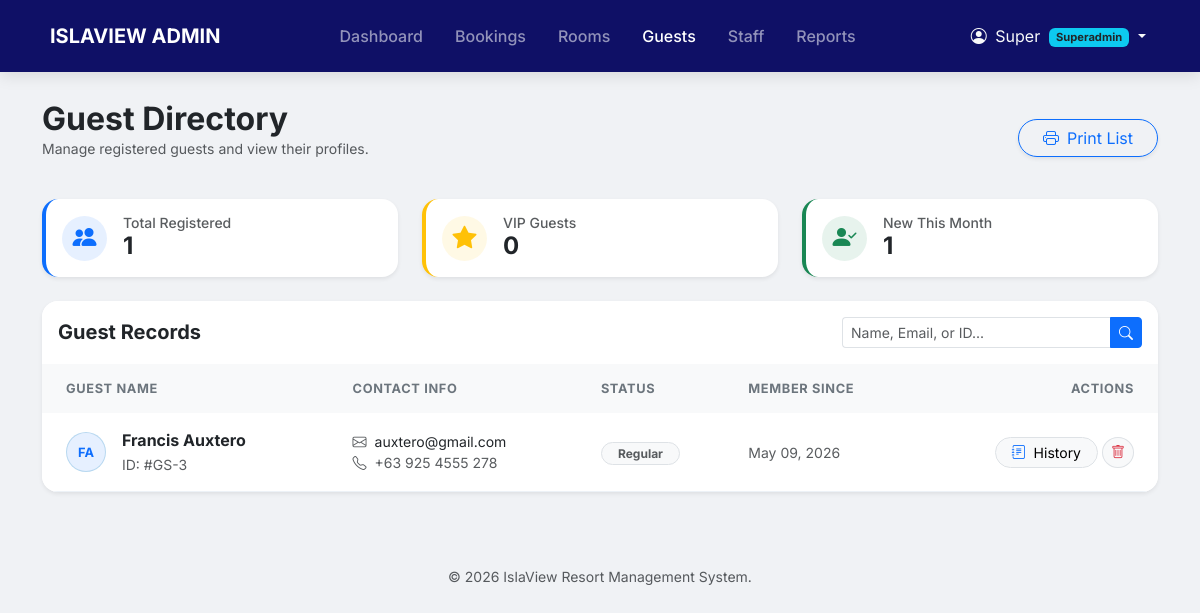
/admin/guests.php (signed in), run on the app's committed database.
### tables this page shows
CREATE TABLE `guests` (
  `guest_id` int(10) UNSIGNED NOT NULL,
  `user_id` int(10) UNSIGNED DEFAULT NULL,
  `first_name` varchar(80) NOT NULL,
  `last_name` varchar(80) NOT NULL,
  `email` varchar(191) DEFAULT NULL,
  `phone` varchar(20) DEFAULT NULL,
  `address` text DEFAULT NULL,
  `id_type` varchar(50) DEFAULT NULL,
  `id_number` varchar(100) DEFAULT NULL,
  `nationality` varchar(80) DEFAULT NULL,
  `date_of_birth` date DEFAULT NULL,
  `special_requests` text DEFAULT NULL,
  `notes` text DEFAULT NULL,
  `is_vip` tinyint(1) NOT NULL DEFAULT 0,
  `created_at` datetime NOT NULL DEFAULT current_timestamp()
);

CREATE TABLE `users` (
  `user_id` int(10) UNSIGNED NOT NULL,
  `role_id` tinyint(3) UNSIGNED NOT NULL,
  `first_name` varchar(80) NOT NULL,
  `last_name` varchar(80) NOT NULL,
  `email` varchar(191) NOT NULL,
  `phone` varchar(20) DEFAULT NULL,
  `password_hash` varchar(255) NOT NULL,
  `avatar_url` varchar(500) DEFAULT NULL,
  `is_active` tinyint(1) NOT NULL DEFAULT 1,
  `email_verified` tinyint(1) NOT NULL DEFAULT 0,
  `created_at` datetime NOT NULL DEFAULT current_timestamp(),
  `updated_at` datetime NOT NULL DEFAULT current_timestamp() ON UPDATE current_timestamp()
);

### admin/guests.php (the view, shortened to what this page needs)
<?php include 'components/header.php'; ?>
<?php include 'components/navbar.php'; ?>
<div class="container main-container">
    <div class="d-flex justify-content-between align-items-center mb-4">
        <div>
            <h2 class="fw-bold text-dark m-0">Guest Directory</h2>
            <p class="text-muted small">Manage registered guests and view their profiles.</p>
        </div>
        <div class="d-flex gap-2">
            <button class="btn btn-outline-primary rounded-pill px-4 shadow-sm" onclick="window.print()">
                <i class="bi bi-printer me-2"></i>Print List
            </button>
        </div>
    </div>
    <div class="row g-4 mb-4">
        <div class="col-md-4">
            <div class="card border-0 shadow-sm rounded-4 p-3 bg-white border-start border-primary border-4">
                <div class="d-flex align-items-center">
                    <div class="icon-box bg-primary bg-opacity-10 text-primary me-3 d-flex align-items-center justify-content-center rounded-circle" style="width: 45px; height: 45px;">
                        <i class="bi bi-people-fill"></i>
                    </div>
                    <div>
                        <h6 class="text-muted small mb-0">Total Registered</h6>
                        <?php
                            $total_g = $conn->query("SELECT COUNT(*) as total FROM users WHERE role_id = 4")->fetch_assoc();
                            echo "<h4 class='fw-bold mb-0'>".$total_g['total']."</h4>";
                        ?>
                    </div>
                </div>
            </div>
        </div>
        <div class="col-md-4">
            <div class="card border-0 shadow-sm rounded-4 p-3 bg-white border-start border-warning border-4">
                <div class="d-flex align-items-center">
                    <div class="icon-box bg-warning bg-opacity-10 text-warning me-3 d-flex align-items-center justify-content-center rounded-circle" style="width: 45px; height: 45px;">
                        <i class="bi bi-star-fill"></i>
                    </div>
                    <div>
                        <h6 class="text-muted small mb-0">VIP Guests</h6>
                        <?php
                            $vip_g = $conn->query("SELECT COUNT(*) as total FROM guests WHERE is_vip = 1")->fetch_assoc();
                            echo "<h4 class='fw-bold mb-0'>".$vip_g['total']."</h4>";
                        ?>
                    </div>
                </div>
            </div>
        </div>
        <div class="col-md-4">
            <div class="card border-0 shadow-sm rounded-4 p-3 bg-white border-start border-success border-4">
                <div class="d-flex align-items-center">
                    <div class="icon-box bg-success bg-opacity-10 text-success me-3 d-flex align-items-center justify-content-center rounded-circle" style="width: 45px; height: 45px;">
                        <i class="bi bi-person-check-fill"></i>
                    </div>
                    <div>
                        <h6 class="text-muted small mb-0">New This Month</h6>
                        <?php
                            $curr_month = date('m');
                            $curr_year = date('Y');
                            $month_g = $conn->query("SELECT COUNT(*) as total FROM users WHERE role_id = 4 AND MONTH(created_at) = '$curr_month' AND YEAR(created_at) = '$curr_year'")->fetch_assoc();
                            echo "<h4 class='fw-bold mb-0'>".$month_g['total']."</h4>";
                        ?>
                    </div>
                </div>
            </div>
        </div>
    </div>
    <div class="card table-card shadow-sm border-0 rounded-4 overflow-hidden">
        <div class="card-header bg-white py-3 border-0">
            <div class="row align-items-center">
                <div class="col">
                    <h5 class="mb-0 fw-bold">Guest Records</h5>
                </div>
                <div class="col-auto">
                    <form action="guests.php" method="GET" class="input-group input-group-sm" style="width: 300px;">
                        <input type="text" name="search" class="form-control border-end-0" placeholder="Name, Email, or ID..." value="<?php echo htmlspecialchars($_GET['search'] ?? ''); ?>">
                        <button class="btn btn-primary" type="submit"><i class="bi bi-search"></i></button>
                    </form>
                </div>
            </div>
        </div>
        <div class="card-body p-0">
            <div class="table-responsive">
                <table class="table table-hover align-middle mb-0">
                    <thead class="bg-light text-muted small text-uppercase">
                        <tr>
                            <th class="ps-4">Guest Name</th>
                            <th>Contact Info</th>
                            <th>Status</th>
                            <th>Member Since</th>
                            <th class="pe-4 text-end">Actions</th>
                        </tr>
                    </thead>
                    <tbody>
                        <?php
                        $where_sql = "WHERE u.role_id = 4";
                        $sql = "SELECT u.user_id, u.first_name, u.last_name, u.email, u.phone, u.created_at, g.is_vip
                                FROM users u
                                LEFT JOIN guests g ON u.user_id = g.user_id
                                $where_sql
                                ORDER BY u.created_at DESC";
                        $result = $conn->query($sql);
                        if ($result && $result->num_rows > 0) {
                            while($row = $result->fetch_assoc()) {
                                $full_name = $row['first_name'] . " " . $row['last_name'];
                                $initials = strtoupper(substr($row['first_name'], 0, 1) . substr($row['last_name'], 0, 1));
                                ?>
                                <tr>
                                    <td class="ps-4">
                                        <div class="d-flex align-items-center">
                                            <div class="rounded-circle bg-primary bg-opacity-10 text-primary d-flex align-items-center justify-content-center me-3" style="width: 40px; height: 40px; font-size: 0.8rem; font-weight: bold; border: 1px solid rgba(0,119,182,0.2);">
                                                <?php echo $initials; ?>
                                            </div>
                                            <div>
                                                <div class="fw-bold text-dark"><?php echo $full_name; ?></div>
                                                <small class="text-muted">ID: #GS-<?php echo $row['user_id']; ?></small>
                                            </div>
                                        </div>
                                    </td>
                                    <td>
                                        <div class="small"><i class="bi bi-envelope me-2 text-muted"></i><?php echo $row['email']; ?></div>
                                        <div class="small text-muted"><i class="bi bi-telephone me-2 text-muted"></i><?php echo $row['phone'] ?? 'No Phone'; ?></div>
                                    </td>
                                    <td>
                                        <?php if($row['is_vip']): ?>
                                            <span class="badge bg-warning text-dark rounded-pill px-3"><i class="bi bi-gem me-1"></i> VIP</span>
                                        <?php else: ?>
                                            <span class="badge bg-light text-muted rounded-pill px-3 border">Regular</span>
                                        <?php endif; ?>
                                    </td>
                                    <td class="small text-muted">
                                        <?php echo date('M d, Y', strtotime($row['created_at'])); ?>
                                    </td>
                                    <td class="pe-4 text-end">
                                        <div class="d-flex justify-content-end gap-1">
                                            <a href="view_guest_history.php?id=<?php echo $row['user_id']; ?>" class="btn btn-sm btn-light border rounded-pill px-3" title="View History">
                                                <i class="bi bi-journal-text text-primary me-1"></i> History
                                            </a>
                                            <form action="guests.php" method="POST" onsubmit="return confirm('Delete this guest account forever?')">
                                                <button type="submit" class="btn btn-sm btn-light border text-danger rounded-circle" title="Delete Account">
                                                    <i class="bi bi-trash"></i>
                                                </button>
                                            </form>
                                        </div>
                                    </td>
                                </tr>
                                <?php
                            }
                        } else {
                            echo "<tr><td colspan='5' class='text-center py-5 text-muted'>
                                    <i class='bi bi-person-x fs-1 d-block mb-2 opacity-25'></i>
                                    No guests found matching your criteria.
                                  </td></tr>";
                        }
                        ?>
                    </tbody>
                </table>
            </div>
        </div>
    </div>
</div>
<?php include 'components/footer.php'; ?>

### admin/components/header.php (style rules this page uses)
:root { --primary-blue: #0077b6; --deep-ocean: #03045e; }
body { font-family: 'Inter', sans-serif; background-color: #f0f2f5; }
.icon-box { width: 50px; height: 50px; background: rgba(255,255,255,0.2); border-radius: 12px; display: flex; align-items: center; justify-content: center; font-size: 1.5rem; }
.main-container { margin-top: 100px; padding-bottom: 50px; }
.table-card { border: none; border-radius: 20px; overflow: hidden; }
.table thead th { background-color: #f8f9fa; text-transform: uppercase; font-size: 0.8rem; letter-spacing: 0.05em; color: #6c757d; border: none; padding: 15px; }
.table tbody td { padding: 15px; border-bottom: 1px solid #edf2f7; }

### data on the page
guests: user.last_name "FA", user.last_name "Francis Auxtero", user.user_id "3", user.email "auxtero@gmail.com", user.phone "+63 925 4555 278", is_vip "Regular", user.created_at "May 09, 2026"

### other printed values
$_SESSION['fname'] "Super"
$total_g['total'] "1"
$vip_g['total'] "0"
$month_g['total'] "1"
